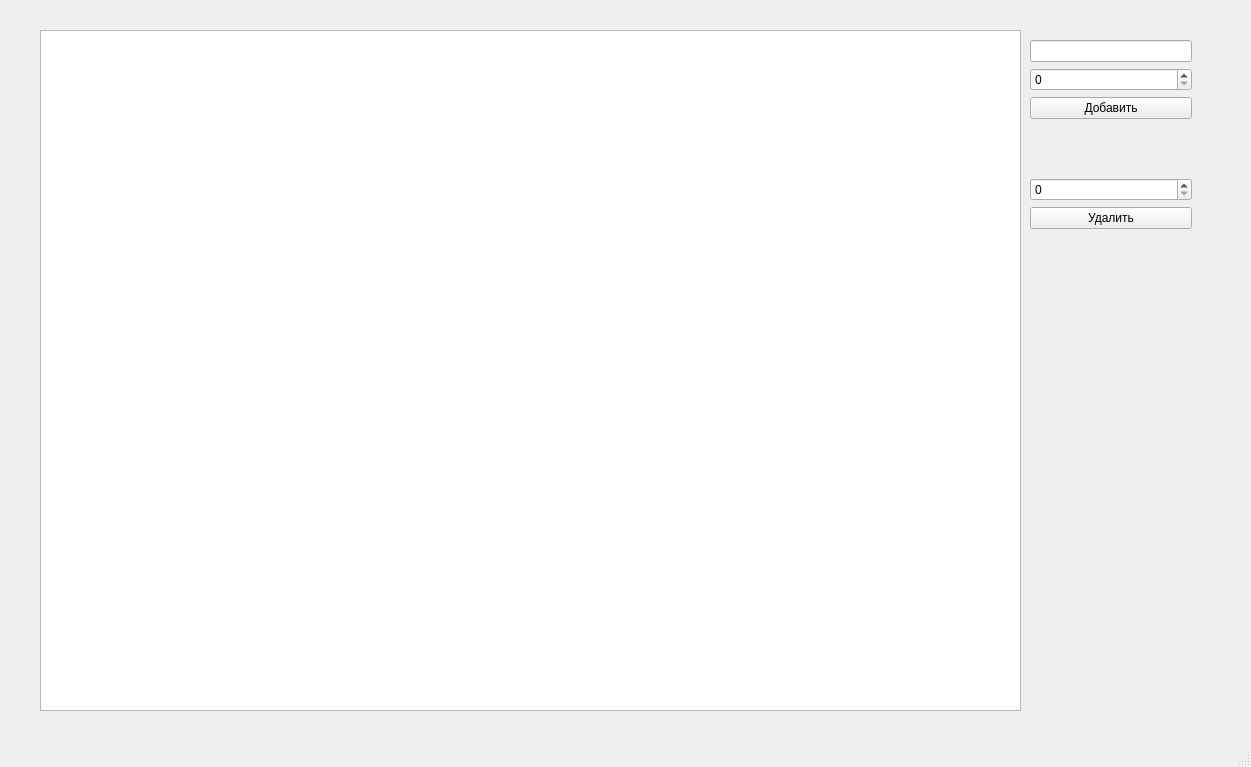
<?xml version="1.0" encoding="UTF-8"?>
<ui version="4.0">
 <class>MainWindow</class>
 <widget class="QMainWindow" name="MainWindow">
  <property name="geometry">
   <rect>
    <x>0</x>
    <y>0</y>
    <width>1251</width>
    <height>767</height>
   </rect>
  </property>
  <property name="windowTitle">
   <string>MainWindow</string>
  </property>
  <widget class="QWidget" name="centralwidget">
   <widget class="TreeView" name="tree_view">
    <property name="geometry">
     <rect>
      <x>40</x>
      <y>30</y>
      <width>981</width>
      <height>681</height>
     </rect>
    </property>
   </widget>
   <widget class="QWidget" name="verticalLayoutWidget">
    <property name="geometry">
     <rect>
      <x>1030</x>
      <y>40</y>
      <width>162</width>
      <height>241</height>
     </rect>
    </property>
    <layout class="QVBoxLayout" name="verticalLayout">
     <item>
      <widget class="QLineEdit" name="lineEdit"/>
     </item>
     <item>
      <widget class="QSpinBox" name="AppendBox"/>
     </item>
     <item>
      <widget class="QPushButton" name="AppendButton">
       <property name="text">
        <string>Добавить</string>
       </property>
      </widget>
     </item>
     <item>
      <spacer name="verticalSpacer">
       <property name="orientation">
        <enum>Qt::Vertical</enum>
       </property>
       <property name="sizeHint" stdset="0">
        <size>
         <width>20</width>
         <height>40</height>
        </size>
       </property>
      </spacer>
     </item>
     <item>
      <widget class="QSpinBox" name="DeleteBox"/>
     </item>
     <item>
      <widget class="QPushButton" name="DeleteButton">
       <property name="text">
        <string>Удалить</string>
       </property>
      </widget>
     </item>
     <item>
      <spacer name="verticalSpacer_2">
       <property name="orientation">
        <enum>Qt::Vertical</enum>
       </property>
       <property name="sizeHint" stdset="0">
        <size>
         <width>20</width>
         <height>40</height>
        </size>
       </property>
      </spacer>
     </item>
    </layout>
   </widget>
  </widget>
  <widget class="QMenuBar" name="menubar">
   <property name="geometry">
    <rect>
     <x>0</x>
     <y>0</y>
     <width>1251</width>
     <height>22</height>
    </rect>
   </property>
  </widget>
  <widget class="QStatusBar" name="statusbar"/>
 </widget>
 <customwidgets>
  <customwidget>
   <class>TreeView</class>
   <extends>QTextEdit</extends>
   <header>treeview.h</header>
  </customwidget>
 </customwidgets>
 <resources/>
 <connections/>
</ui>
